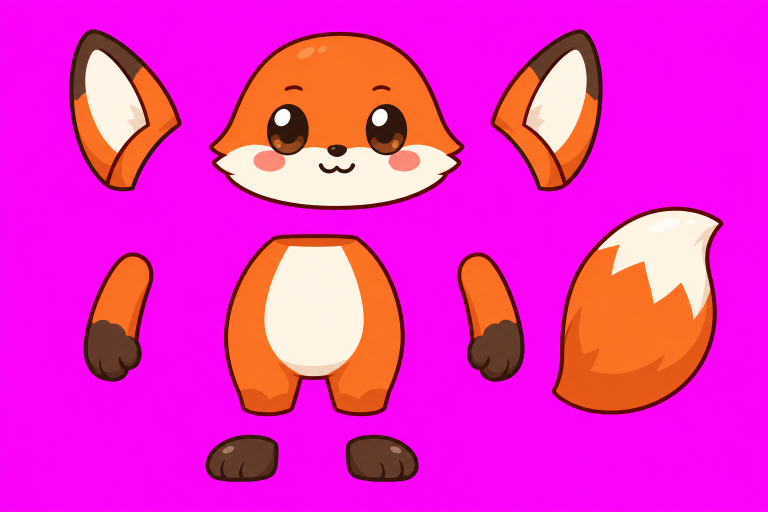
#> input picture companions-2d/parts/ember-sheet.webp, 1536 x 1024 px, given in place of ember-sheet.webp.webp, which was not available (shown at 1/2 size)
$ python cut.py ember-sheet.webp
#> lines starting #> are read from the running program, lines starting #| are printed output that depends on the picture; pictures that were not available may be replaced by others from this repository, and a replacement may not be noted
# Cuts a painted parts sheet (generate.sh) into its parts:
#   python3 companions-2d/parts/cut.py <name>               writes parts/<name>/NN.png and parts/<name>/index.png
#                                                            (working files, not kept: cut again from the sheet)
#   python3 companions-2d/parts/cut.py <name> --install     copies the parts named in parts/<name>.json into the app
#
# The magenta background is keyed out (edges unmixed from it, so no pink fringe), every separate piece becomes one
# transparent PNG cropped to itself, numbered left to right, top to bottom; index.png shows the numbers. parts/<name>.json
# names them ({"head": 3, "earL": 1, ...}, "ember-head:1" for a part painted again on its own, or {"piece": 5,
# "keep": 0.88} for only the top of a piece) and --install writes
# them to Sources/SidefolkCharacter/Art/<name>/<part>.png, which the rig draws in place of its flat parts, fitted over
# each part's outline.
import json
import os
import sys
from array import array
from collections import deque
from PIL import Image, ImageDraw, ImageFilter

HERE = os.path.dirname(os.path.abspath(__file__))
ART = os.path.join(HERE, "..", "..", "Sources", "SidefolkCharacter", "Art")
KEY = (255, 0, 255)


def keyed(sheet):
    """RGBA with the magenta gone: alpha from the distance to it, colour unmixed at the soft edges."""
    rgb = sheet.convert("RGB")
    out = Image.new("RGBA", rgb.size)
    src, dst = rgb.load(), out.load()
    w, h = rgb.size
    for y in range(h):
        for x in range(w):
            r, g, b = src[x, y]
            # Magenta is the only colour with green far below both red and blue.
            d = min(r, b) - g
            a = 1.0 if d < 60 else max(0.0, 1.0 - (d - 60) / 140)
            if a <= 0:
                dst[x, y] = (0, 0, 0, 0)
                continue
            if a < 1:
                r, g, b = (min(255, max(0, round((c - (1 - a) * k) / a))) for c, k in zip((r, g, b), KEY))
            dst[x, y] = (r, g, b, round(a * 255))
    return out


def pieces(image, smallest=400):
    """The opaque pieces in reading order, as (bounding box, mask of that piece alone)."""
    w, h = image.size
    alpha = image.getchannel("A").load()
    seen = array("H", bytes(2 * w * h))
    boxes = []
    for y0 in range(h):
        for x0 in range(w):
            if seen[y0 * w + x0] or alpha[x0, y0] < 128:
                continue
            label = len(boxes) + 2
            queue, n = deque([(x0, y0)]), 0
            seen[y0 * w + x0] = label
            box = [x0, y0, x0, y0]
            while queue:
                x, y = queue.popleft()
                n += 1
                box = [min(box[0], x), min(box[1], y), max(box[2], x), max(box[3], y)]
                for nx, ny in ((x + 1, y), (x - 1, y), (x, y + 1), (x, y - 1)):
                    if 0 <= nx < w and 0 <= ny < h and not seen[ny * w + nx] and alpha[nx, ny] >= 128:
                        seen[ny * w + nx] = label
                        queue.append((nx, ny))
            # Specks still take a label, so they don't merge into a piece later; only real pieces are kept.
            boxes.append(((box[0], box[1], box[2] + 1, box[3] + 1), label, n))
    def mask(label, box):
        m = Image.new("L", (box[2] - box[0], box[3] - box[1]))
        mp = m.load()
        for y in range(box[1], box[3]):
            for x in range(box[0], box[2]):
                if seen[y * w + x] == label:
                    mp[x - box[0], y - box[1]] = 255
        # Grown by its soft edge, which is too faint to have been labelled.
        return m.filter(ImageFilter.MaxFilter(5))
    boxes = [(b, mask(label, (b[0] - 2, b[1] - 2, b[2] + 2, b[3] + 2))) for b, label, n in boxes if n >= smallest]
    # Reading order: rows by the box's middle, a third of the tallest piece apart.
    row = max(b[3] - b[1] for b, _ in boxes) / 3
    return sorted(boxes, key=lambda p: (round((p[0][1] + p[0][3]) / 2 / row), p[0][0]))


def cut(name):
    # A whole sheet (<name>-sheet.webp) or one part painted again on its own (<name>.webp, e.g. spark-head).
#> called with name = 'ember-sheet.webp'
    path = os.path.join(HERE, f"{name}-sheet.webp")
    sheet = Image.open(path if os.path.exists(path) else os.path.join(HERE, f"{name}.webp"))
#> sheet is the input picture: PIL image 1536x1024 RGB; mean R, G, B 237.4, 43.6, 195.2
    image = keyed(sheet)
#> in keyed, `out = Image.new("RGBA", rgb.size)`: out: PIL image 1536x1024 RGBA; every value is 0
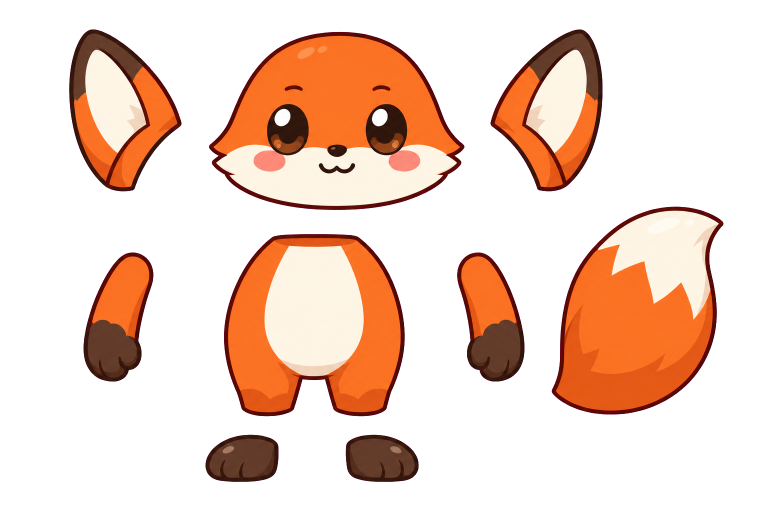
#> image: PIL image 1536x1024 RGBA (shown at 1/2 size); mean R, G, B, A 68.3, 41.4, 27.2, 83.4; transparent parts drawn white
    folder = os.path.join(HERE, name)
    os.makedirs(folder, exist_ok=True)
    index = image.copy()
    draw = ImageDraw.Draw(index)
    for i, (box, alone) in enumerate(pieces(image), 1):
#> in pieces, `w, h = image.size`: w = 1536; h = 1024
#> in mask, `m = Image.new("L", (box[2] - box[0], box[3] - box[1]))`: m: PIL image 229x328 L; every value is 0
#> in mask (call 2), `m = Image.new("L", (box[2] - box[0], box[3] - box[1]))`: m: PIL image 228x328 L; every value is 0
#> in mask (call 3), `m = Image.new("L", (box[2] - box[0], box[3] - box[1]))`: m: PIL image 515x360 L; every value is 0
#> in mask (call 4), `m = Image.new("L", (box[2] - box[0], box[3] - box[1]))`: m: PIL image 347x420 L; every value is 0
#> in pieces, `boxes = [(b, mask(label, (b[0] - 2, b[1] - 2, b[2] + 2, b[3] + 2))) fo..`: boxes = 9 items
#> in pieces, `row = max(b[3] - b[1] for b, _ in boxes) / 3`: row = 138.7
        part = image.crop((box[0] - 2, box[1] - 2, box[2] + 2, box[3] + 2))
        # Only this piece: corners of others inside its box are cleared.
        part.putalpha(Image.composite(part.getchannel("A"), Image.new("L", part.size), alone))
        part.save(os.path.join(folder, f"{i:02}.png"))
        draw.rectangle(box, outline=(0, 160, 255, 255), width=3)
        draw.text((box[0] + 6, box[1] + 4), str(i), fill=(0, 0, 0, 255))
#> this loop made 9 passes
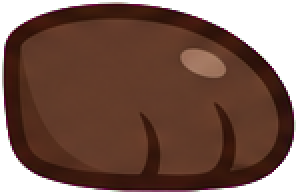
#> part: PIL image 149x98 RGBA (shown 2 times larger); mean R, G, B, A 68.8, 39.4, 27.3, 200.9; transparent parts drawn white
    bg = Image.new("RGBA", index.size, (235, 238, 245, 255))
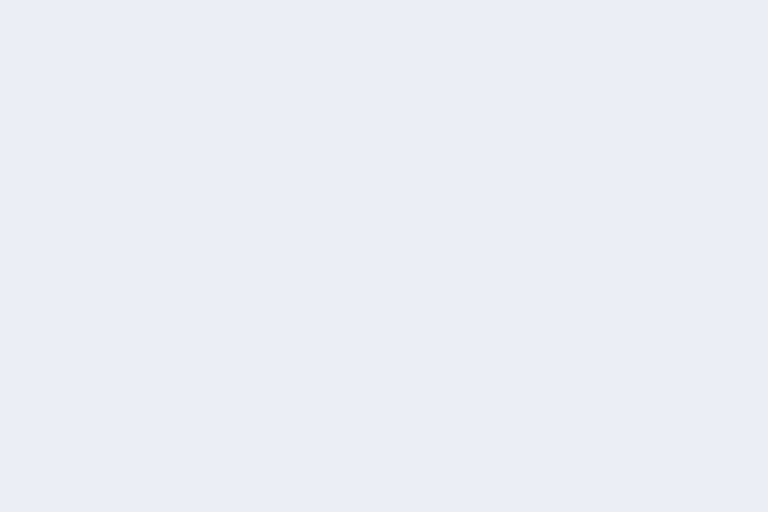
#> bg: PIL image 1536x1024 RGBA (shown at 1/2 size); mean R, G, B, A 235, 238, 245, 255
    bg.alpha_composite(index)
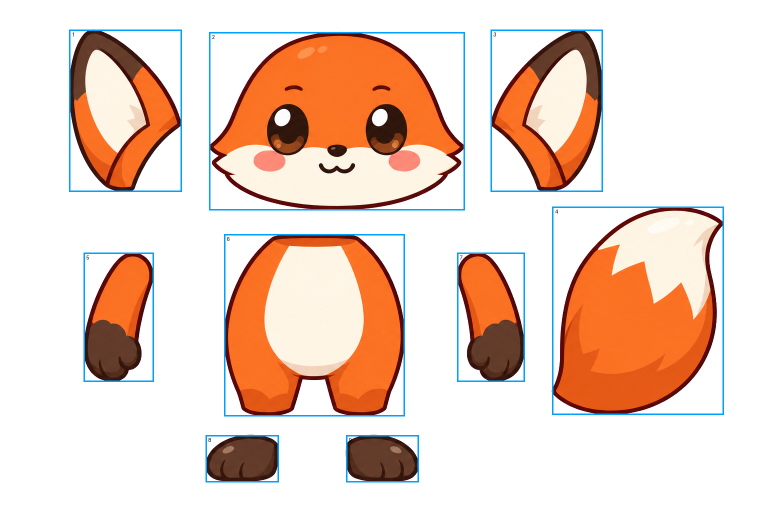
#> index: PIL image 1536x1024 RGBA (shown at 1/2 size); mean R, G, B, A 68.2, 44.2, 31.7, 87.4; transparent parts drawn white
    bg.convert("RGB").save(os.path.join(folder, "index.png"))


def install(name):
    names = json.load(open(os.path.join(HERE, f"{name}.json")))
    out = os.path.join(ART, name)
    os.makedirs(out, exist_ok=True)
    for part, number in names.items():
        # {"piece": ..., "keep": 0.88} keeps only the top of a piece: legs painted too long, cut short where the
        # paws drawn in front of them hide the cut.
        keep = number.get("keep", 1) if isinstance(number, dict) else 1
        number = number["piece"] if isinstance(number, dict) else number
        # A number is a piece of this companion's sheet; "ember-head:1" a piece of a part painted again on its own.
        folder, number = number.split(":") if isinstance(number, str) else (name, number)
        image = Image.open(os.path.join(HERE, folder, f"{int(number):02}.png"))
        if keep < 1:
            image = image.crop((0, 0, image.width, round(image.height * keep)))
            # The cut's outer corners rounded off, so they tuck behind the paws instead of showing square.
            corners = Image.new("L", image.size)
            r = image.width // 6
            ImageDraw.Draw(corners).rounded_rectangle((0, -r, image.width - 1, image.height - 1), r, fill=255)
            image.putalpha(Image.composite(image.getchannel("A"), corners, corners))
        # 256 colours lose nothing visible in flat cartoon paint and make the app's copy a tenth of the size.
        image.quantize(colors=256, method=Image.Quantize.FASTOCTREE, dither=Image.Dither.NONE).save(
            os.path.join(out, f"{part}.png"), optimize=True)


if __name__ == "__main__":
    if "--install" in sys.argv:
        install(sys.argv[1])
    else:
        cut(sys.argv[1])

$ run again, on companions-2d/parts/nori-sheet.webp
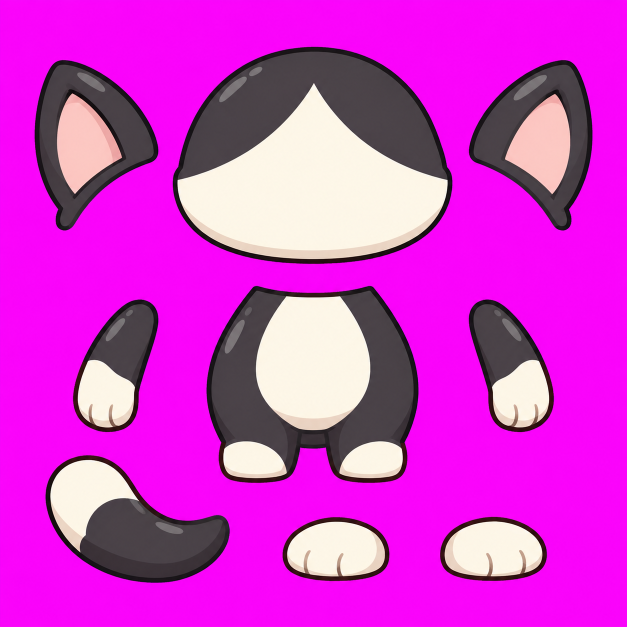
#> input picture companions-2d/parts/nori-sheet.webp, 1254 x 1254 px, given in place of nori-sheet.webp.webp, which was not available (shown at 1/2 size)
#> in cut, sheet is the input picture: PIL image 1254x1254 RGB; mean R, G, B 212, 54.7, 206.7
#> out: PIL image 1254x1254 RGBA; every value is 0
#> in pieces, `w, h = image.size`: w = 1254
#> m: PIL image 563x438 L; every value is 0
#> m: PIL image 252x345 L; every value is 0
#> m: PIL image 251x345 L; every value is 0
#> m: PIL image 428x398 L; every value is 0
#> boxes = 9 items
#> row = 144.7
#> the loop in cut, `for i, (box, alone) in enumerate(pieces(image), 1):` made 9 passes
#> box on passes 1 to 8: (69, 120, 317, 461), (346, 94, 905, 528), (938, 120, 1185, 461), (146, 599, 317, 864), (413, 572, 837, 966), (938, 599, 1108, 864), (91, 911, 459, 1165), (565, 1034, 779, 1162)
#> after the loop in cut, `for i, (box, alone) in enumerate(pieces(image), 1):`:
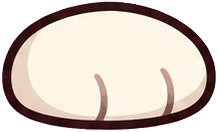
#> part: PIL image 218x132 RGBA; mean R, G, B, A 157.6, 146.5, 137.1, 196.4; transparent parts drawn white
#> in cut, `bg.alpha_composite(index)`:
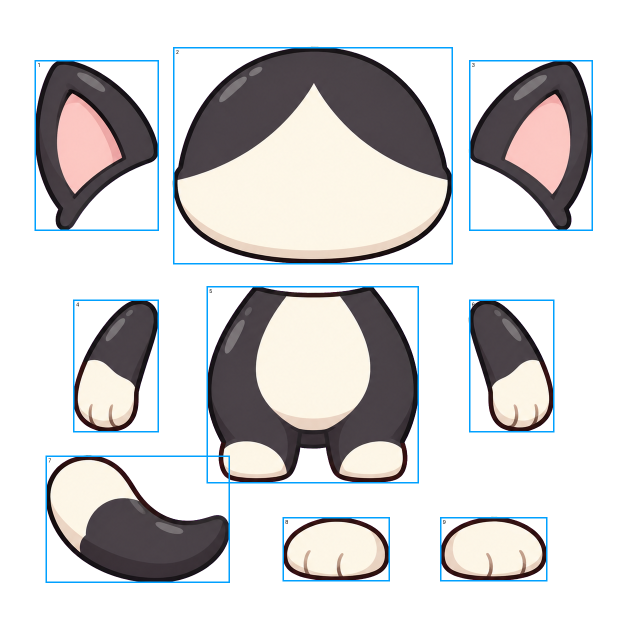
#> index: PIL image 1254x1254 RGBA (shown at 1/2 size); mean R, G, B, A 56.7, 55.7, 56, 101; transparent parts drawn white
